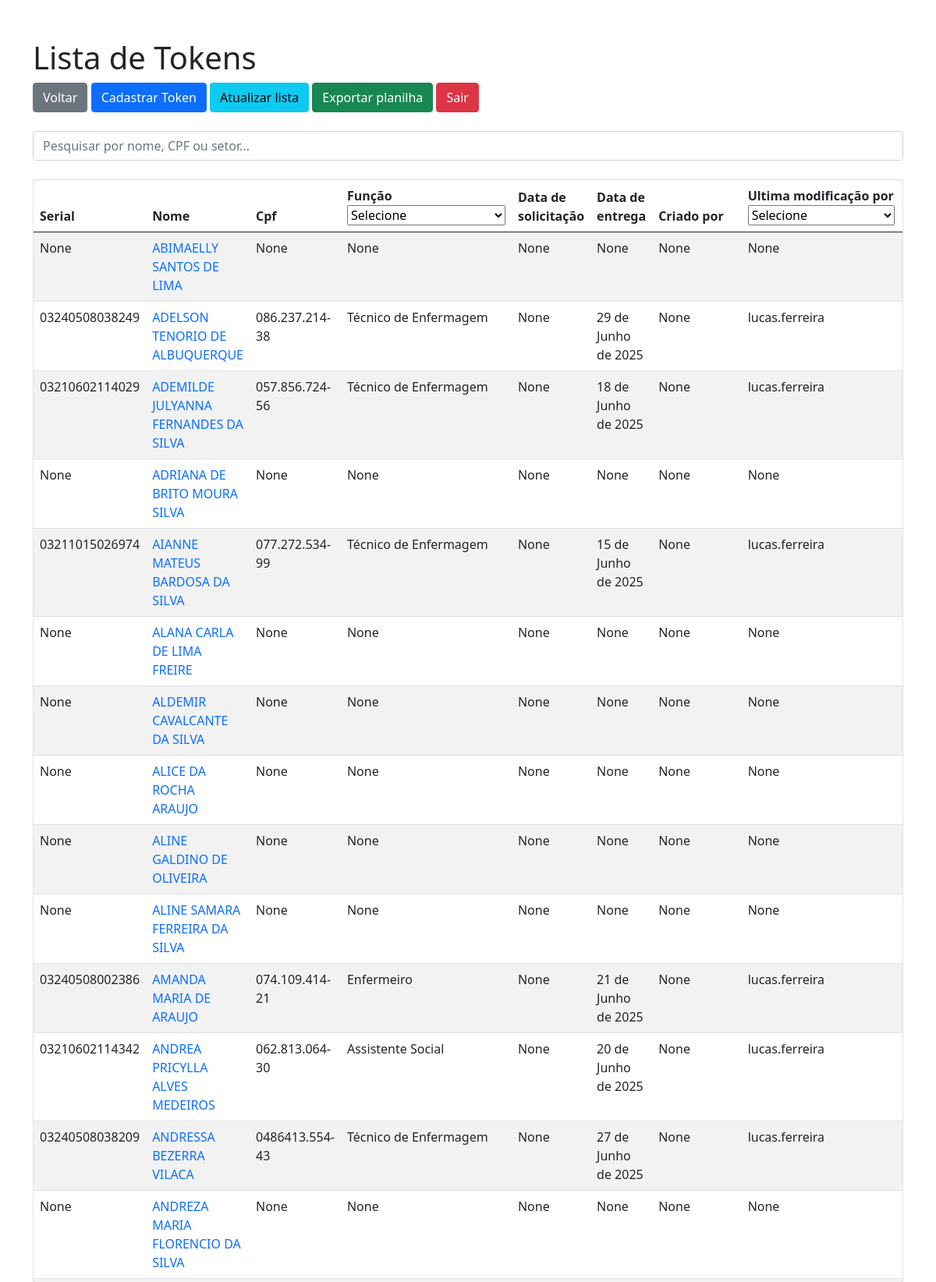
Screenshot of /lista_tokens/ (signed in, upper part) with the database file from the repository.
### tokens_app/models.py (models this page shows)
class Token(models.Model):
    nome_responsavel = models.CharField(max_length=125, null=False, blank=False)
    cpf_responsavel = models.CharField(max_length=14, null=True, blank=True)
    funcao_responsavel = models.CharField(max_length=125, choices=FUNCOES, null=True, blank=True)
    serial = models.CharField(max_length=14, null=True, blank=True)
    data_solicitacao = models.DateField(null=True, blank=True, default=None)
    data_entrega = models.DateField(blank=True, null=True)
    data_modificacao = models.DateField(auto_now=True)
    observacao = models.TextField(null=True, blank=True)
    criador = models.CharField(max_length=125, null=True, blank=True)
    modificador = models.CharField(max_length=125, null=True, blank=True)
    token_entregue = models.BooleanField(default=False)
    token_ativo = models.BooleanField(default=True)
    def __str__(self):
        return f"{self.nome_responsavel}"

### tokens_app/views.py (the view)
# urls.py: path("lista_tokens/", views.lista_tokens, name="lista_tokens"),
def lista_tokens(request,):
    if not request.user.is_authenticated:
        return redirect('login')
    else:
        logger.info(f"User {request.user.username} Acessou a lista de tokens. {time.strftime('%Y-%m-%d %H:%M:%S')}")
        tokens = Token.objects.all().order_by('nome_responsavel')
        return render(request, 'lista_tokens.html', {'tokens': tokens, "usuario": request.user, "funcoes": funcoes, "data_entregas": data_entregas, "assistentes": assistentes})

### tokens_app/templates/lista_tokens.html (shortened to what this page needs)
{% extends "base.html" %}
{% block content %}
<div class="container">
    <div class="head">
        <div class="head_left">
            <h1>Lista de Tokens</h1>
            <a href="{% url 'home' %}" class="btn btn-secondary">Voltar</a>
            <a href="{% url 'novo_token' %}" class="btn btn-primary">Cadastrar Token</a>
            <a href="{% url 'lista_tokens' %}" name="recarregar_lista" class="btn btn-info">Atualizar lista</a>
            <a href="{% url 'exportar_planilha' %}" name="exportar_planilha" class="btn btn-success">Exportar planilha</a>
            <a href="{% url 'logout' %}" name="logout" class="btn btn-danger">Sair</a>
        </div>
        <br>
        <input type="text" id='searchInput' placeholder='Pesquisar por nome, CPF ou setor...' class="form-control">
        <br>
        <div style="max-height: 70vh; overflow-y: auto; border: 1px solid #dee2e6;">
            <table class="table table-striped">
                <thead>
                    <tr>
                        <th>Serial</th>
                        <th>Nome</th>
                        <th>Cpf</th>
                        <th>Função
                            <select name="select_funcao" id="select_funcao" onchange="window.location.href='/lista_tokens/' + this.value">
                                <option>Selecione</option>
                            </select>
                        </th>
                        <th>Data de solicitação</th>
                        <th>Data de entrega</th>
                        <th>Criado por</th>
                        <th>Ultima modificação por
                            <select name="ultimaModificacao" id="ultimaModificacao" onchange="window.location.href='/lista_tokens_assistente/' + this.value">
                                <option value="">Selecione</option>
                            </select>
                        </th>
                        <th>Observação</th>
                    </tr>
                </thead>
                <tbody>
                    {% for token in tokens %}
                        {% if token.token_ativo %}
                            <tr>
                                <td>{{ token.serial }}</td>
                                <td><a href="{% url 'atualizar_token' token.id %}" style="text-decoration: none;">{{ token }}</a></td>
                                <td id="cpf">{{ token.cpf_responsavel }}</td>
                                <td>{{ token.funcao_responsavel }}</td>
                                <td>{{ token.data_solicitacao }}</td>
                                <td>{{ token.data_entrega }}</td>
                                <td>{{ token.criador}} </td>
                                <td> {{token.modificador}} </td>
                                {% if token.observacao != "" %}
                                {% if token.observacao|length > 30 %}
                                <td>Entre na edição para ver a observação.</td>
                                {% else %}
                                <td>{{token.observacao}}</td>
                                {% endif %}
                                {% else %}
                                <td><b>Nenhuma observação</b></td>
                                {% endif %}
                            </tr>
                        {% endif %}
                    {% endfor %}
                </tbody>
            </table>
        </div>
    </div>
    {% endblock %}

### rows the page displays
Token: serial "None", nome_responsavel "ABIMAELLY SANTOS DE LIMA", cpf_responsavel "None", funcao_responsavel "None", data_solicitacao "None", data_entrega "None", criador "None", modificador "None"
Token: serial "03240508038249", nome_responsavel "ADELSON TENORIO DE ALBUQUERQUE", cpf_responsavel "086.237.214-38", funcao_responsavel "Técnico de Enfermagem", data_solicitacao "None", data_entrega "29 de Junho de 2025", criador "None", modificador "lucas.ferreira"
Token: serial "03210602114029", nome_responsavel "ADEMILDE JULYANNA FERNANDES DA SILVA", cpf_responsavel "057.856.724-56", funcao_responsavel "Técnico de Enfermagem", data_solicitacao "None", data_entrega "18 de Junho de 2025", criador "None", modificador "lucas.ferreira"
Token: serial "None", nome_responsavel "ADRIANA DE BRITO MOURA SILVA", cpf_responsavel "None", funcao_responsavel "None", data_solicitacao "None", data_entrega "None", criador "None", modificador "None"
Token: serial "03211015026974", nome_responsavel "AIANNE MATEUS BARDOSA DA SILVA", cpf_responsavel "077.272.534-99", funcao_responsavel "Técnico de Enfermagem", data_solicitacao "None", data_entrega "15 de Junho de 2025", criador "None", modificador "lucas.ferreira"
Token: serial "None", nome_responsavel "ALANA CARLA DE LIMA FREIRE", cpf_responsavel "None", funcao_responsavel "None", data_solicitacao "None", data_entrega "None", criador "None", modificador "None"
Token: serial "None", nome_responsavel "ALDEMIR CAVALCANTE DA SILVA", cpf_responsavel "None", funcao_responsavel "None", data_solicitacao "None", data_entrega "None", criador "None", modificador "None"
Token: serial "None", nome_responsavel "ALICE DA ROCHA ARAUJO", cpf_responsavel "None", funcao_responsavel "None", data_solicitacao "None", data_entrega "None", criador "None", modificador "None"
Token: serial "None", nome_responsavel "ALINE GALDINO DE OLIVEIRA", cpf_responsavel "None", funcao_responsavel "None", data_solicitacao "None", data_entrega "None", criador "None", modificador "None"
Token: serial "None", nome_responsavel "ALINE SAMARA FERREIRA DA SILVA", cpf_responsavel "None", funcao_responsavel "None", data_solicitacao "None", data_entrega "None", criador "None", modificador "None"
Token: serial "03240508002386", nome_responsavel "AMANDA MARIA DE ARAUJO", cpf_responsavel "074.109.414-21", funcao_responsavel "Enfermeiro", data_solicitacao "None", data_entrega "21 de Junho de 2025", criador "None", modificador "lucas.ferreira"
Token: serial "03210602114342", nome_responsavel "ANDREA PRICYLLA ALVES MEDEIROS", cpf_responsavel "062.813.064-30", funcao_responsavel "Assistente Social", data_solicitacao "None", data_entrega "20 de Junho de 2025", criador "None", modificador "lucas.ferreira"
Token: serial "03240508038209", nome_responsavel "ANDRESSA BEZERRA VILACA", cpf_responsavel "0486413.554-43", funcao_responsavel "Técnico de Enfermagem", data_solicitacao "None", data_entrega "27 de Junho de 2025", criador "None", modificador "lucas.ferreira"
Token: serial "None", nome_responsavel "ANDREZA MARIA FLORENCIO DA SILVA", cpf_responsavel "None", funcao_responsavel "None", data_solicitacao "None", data_entrega "None", criador "None", modificador "None"
